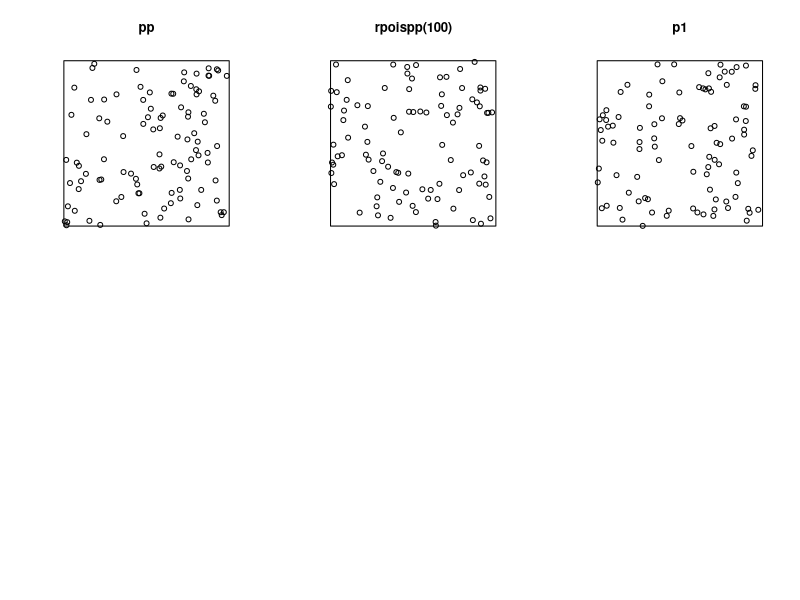
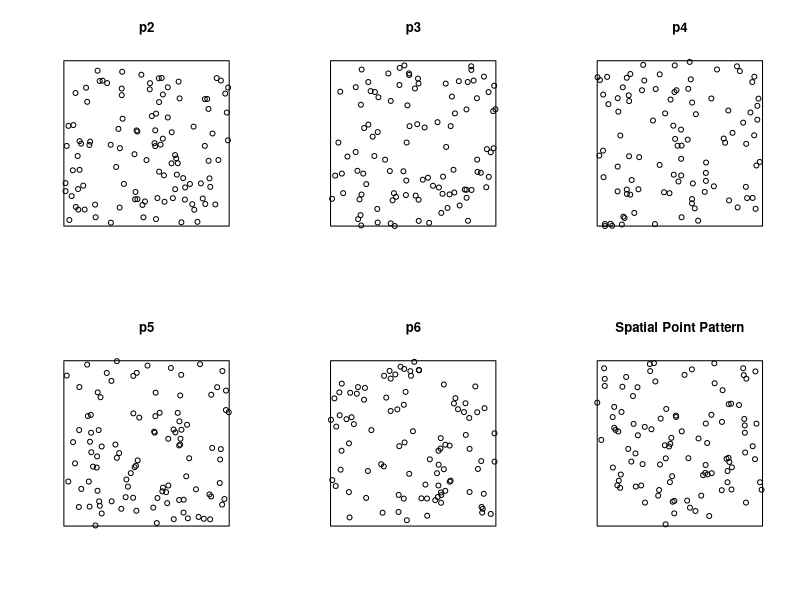
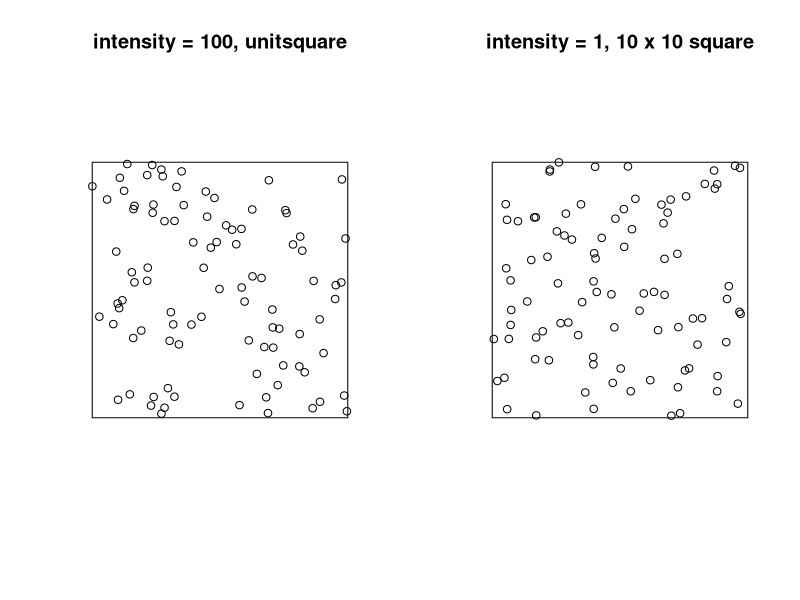
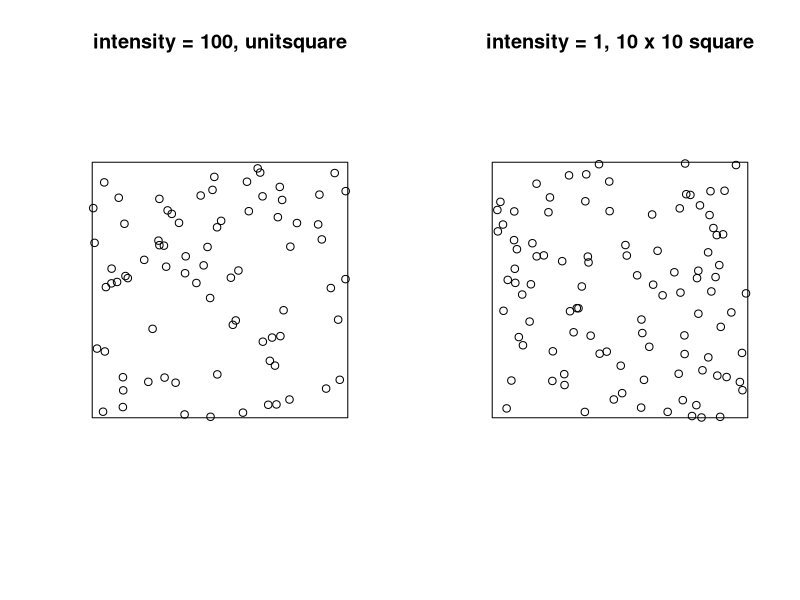
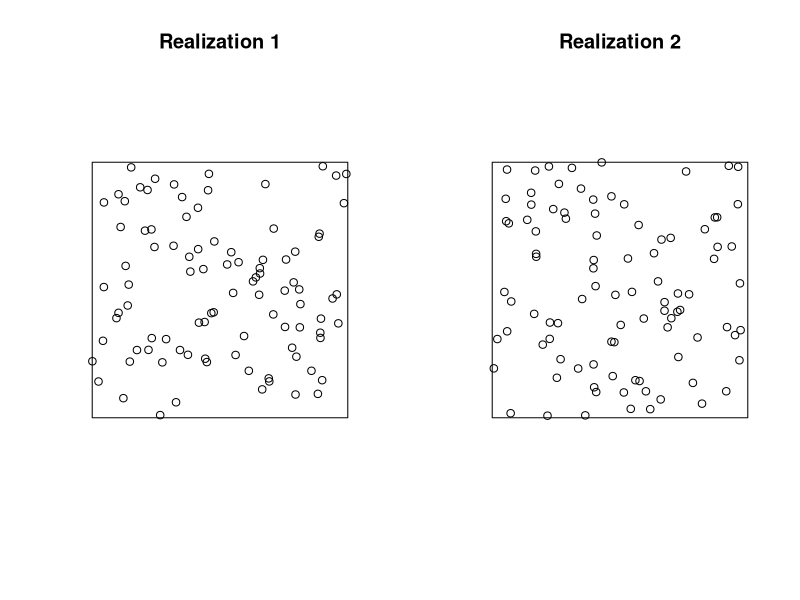
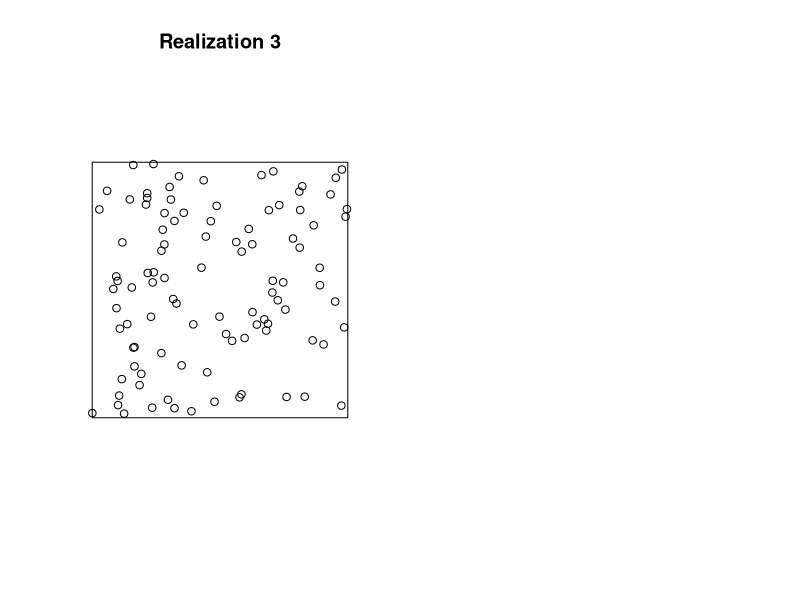
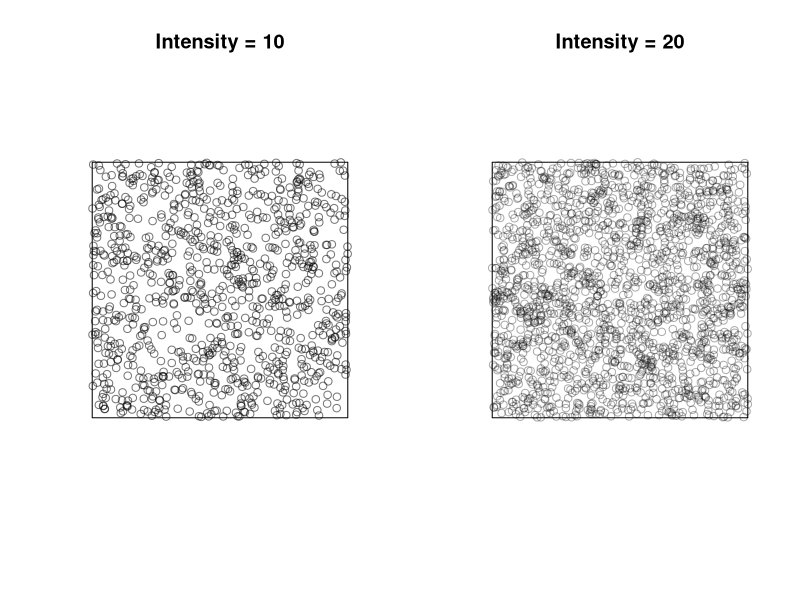
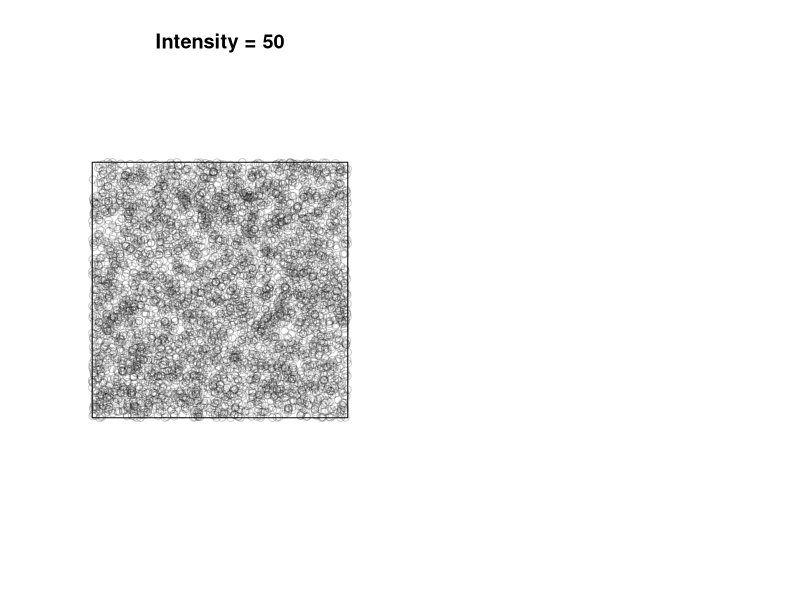

Write R code to recreate these figures, in order.
## ---- chunk 1
knitr::opts_chunk$set(echo = TRUE)
## ---- chunk 2
library(spatstat)
## ---- chunk 3
# A) To make a point pattern using one of these processes, type:
par(mfrow = c(2, 3))

pp <-rpoispp(100)
#plot pp
plot(pp)

# B) combine generating and plotting a pattern into a single command
plot(rpoispp(100))

# C) create the pattern first before plotting
p1 <-rpoispp(100)
plot(p1)

# D) repeatedly generate p1 and plot it, until getting an interesting realization of the process.

par(mfrow = c(2, 3))

p2 <- rpoispp(100)
plot(p2)

p3 <- rpoispp(100)
plot(p3)

p4 <- rpoispp(100)
plot(p4)

p5 <- rpoispp(100)
plot(p5)

p6 <- rpoispp(100)
plot(p6)


# Create a sample spatial point pattern (replace with your own data)
set.seed(123)
n_points <- 100
x <- runif(n_points)
y <- runif(n_points)
data_points <- ppp(x, y, window = owin(c(0, 1), c(0, 1)))

## ---- chunk 4
# Q2 Create a sample spatial point pattern (replace with your own data)
set.seed(123)
n_points <- 100
x <- runif(n_points)
y <- runif(n_points)
data_points <- ppp(x, y, window = owin(c(0, 1), c(0, 1)))

# Plot the point pattern
plot(data_points, main = "Spatial Point Pattern")

# Perform a quadrat test to check for clustering
quadrat_test_result <- quadrat.test(data_points)

# Print the results of the quadrat test
print(quadrat_test_result)

# Interpret the results
if (quadrat_test_result$p.value < 0.05) {
  print("There is evidence of clustering.")
} else {
  print("There is no significant evidence of clustering.")
}
## ---- chunk 5
#Q3 generate a point pattern with intensity 1 in a 10 x 10 square
pp.1.10 <- rpoispp(1, win=owin(c(0,10),c(0,10)))
par(mfrow=c(1,2))

plot(rpoispp(100),main = "intensity = 100, unitsquare")  # uniform Poisson process with
#intensity 100 in the unit square
plot (pp.1.10, main = "intensity = 1, 10 x 10 square")

# redoing exactly same process
pp2.1.10 <- rpoispp(1, win=owin(c(0,10),c(0,10)))
par(mfrow=c(1,2))

plot(rpoispp(100),main = "intensity = 100, unitsquare")  # uniform Poisson process with
#intensity 100 in the unit square
plot (pp2.1.10, main = "intensity = 1, 10 x 10 square")

## ---- chunk 6

#Q4 Change the intensity parameter to 10,20, and 50 in the unit square
# Set the seed for reproducibility
set.seed(123)

# Create a 10x10 square window
window_square <- owin(c(0, 10), c(0, 10))

#Generate and visualize three realizations of the same process under CSR

par(mfrow=c(1, 2))
for (i in 1:3) {
  pp_csr <- rpoispp(lambda = 1, win = window_square)
  plot(pp_csr, main = paste("Realization", i))
}

#Change the intensity parameter to 10, 20, and 50 in the unit square
par(mfrow=c(1, 2))
intensities <- c(10, 20, 50)
for (i in 1:3) {
  pp_intensity <- rpoispp(lambda = intensities[i], win = window_square)
  plot(pp_intensity, main = paste("Intensity =", intensities[i]))
}

## ---- chunk 7
# A) define a function in place of the fixed intensity value of the standard Poisson process.
pp <- rpoispp(100)

# B) specify a function for the intensity
pp <- rpoispp(function(x,y) {100*x + 100*y})

par(mfrow=c(1, 2))
# C) To plot the density of points in each realization:
plot(density(pp))
plot(pp, add=T)

# D) Visualizing the density of each point process realization is using contours
plot(density(pp))
contour(density(pp), add=T)
plot(pp, add=T)

## ---- chunk 8
#  E) with intensity lambda(x,y) = 100 * exp(-3*x)
# Intensity is bounded by 100
pp <- rpoispp(function(x,y) {100 * exp(-3*x)}, 100)
par(mfrow=c(1, 2))
# C) To plot the density of points in each realization:
plot(density(pp))
plot(pp, add=T)

# D) Visualizing the density of each point process realization is using contours
plot(density(pp))
contour(density(pp), add=T)
plot(pp, add=T)

## ---- chunk 9
par(mfrow=c(1,2))  # Set up a 5x2 grid for 10 plots

for (i in 1:10) {
  # Generate a realization of the point process with a different intensity function
  pp <- rpoispp(function(x,y) {100 * exp(-3*x)}, 100)
  
  # Plot the density of points in each realization
  plot(density(pp))
  
  # Visualize the density using contours
  contour(density(pp), add=TRUE)
  
  # Plot the point process on top
  plot(pp, add=TRUE)
}

## ---- chunk 10
help(spatstat)
## ---- chunk 11
pp <- rSSI(0.05, 100)
## ---- chunk 12
#Q8 Redoing the above statement 6 times and plot each realization
# Set up a 2x3 grid for 6 plots
par(mfrow=c(2, 3))

# Generate and plot 6 realizations
for (i in 1:6) {
  pp <- rSSI(0.05, 100)
  plot(pp, main = paste("Realization", i))
}
## ---- chunk 13
#Q9 Change the inhibition distance to 0.08 and number of events to 50.
# Set up a 2x3 grid for 6 plots
par(mfrow=c(2, 3))

# Generate and plot 6 realizations
for (i in 1:6) {
  pp <- rSSI(0.08, 50)
  plot(pp, main = paste("Realization", i))
}

## ---- chunk 14
#contrast, a clustering process, such as the Thomas process
# Set up a 2x3 grid for 6 plots
par(mfrow=c(2, 3))

# Generate and plot 6 realizations
for (i in 1:6) {
  pp <- rThomas(10, 0.1, 10)
  plot(pp, main = paste("Realization", i))
}
